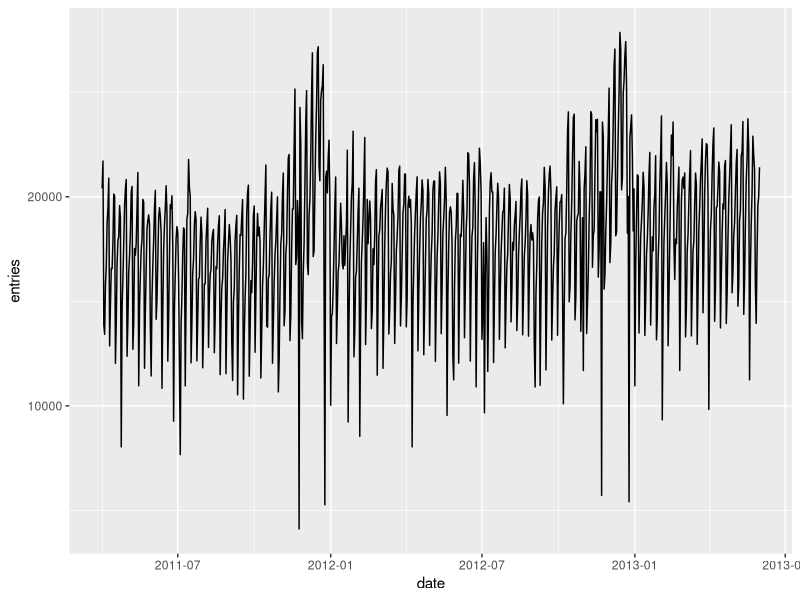
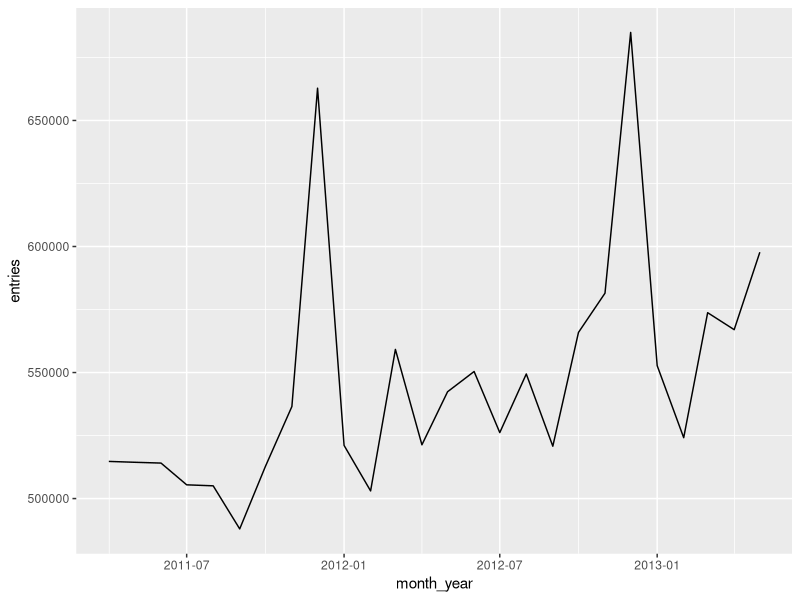
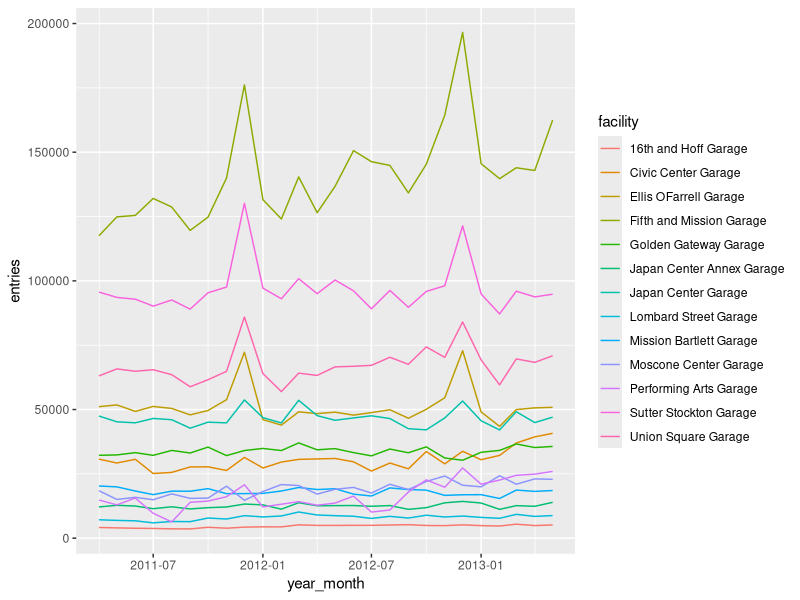

The R script that drew these images, in order:
## ---- chunk 1
library(tidyverse)  # library for dealing with tabular data
library(lubridate)  # library for handling dates
## ---- chunk 2
data = read_csv(here::here("sfpark", "data", "sfpark.csv"))
## ---- chunk 3
head(data)
## ---- chunk 4
unique(data$facility)
## ---- chunk 5
mean(data$entries)
## ---- chunk 6
data |>
  group_by(facility) |>
  summarize(mean_entries=mean(entries)) |>
  ungroup()
## ---- chunk 7
total_entries = data |>
  group_by(date, facility) |>
  summarize(entries=sum(entries), exits=sum(exits)) |>
  ungroup()
## ---- chunk 8
head(total_entries)
## ---- chunk 9
civic_center_data = data |> filter(district == "Civic Center")
## ---- chunk 10
total_entries
## ---- chunk 11
total_entries = total_entries |> mutate(date=mdy(date))
## ---- chunk 12
total_entries
## ---- chunk 13
total_entries$year = year(total_entries$date)
## ---- chunk 14
# make sure it worked (note: any text after a # sign within R code is ignored by R; this is called a comment)
unique(total_entries$year)
## ---- chunk 15
total_entries |>
  group_by(facility, year) |>
  summarize(entries=mean(entries)) |>
  ungroup()
## ---- chunk 16
total_entries |>
  group_by(facility, year) |>
  summarize(entries=mean(entries)) |>
  ungroup() |>
  pivot_wider(names_from=year, values_from=entries)
## ---- chunk 17
total_entries$day_of_week = wday(total_entries$date, label=T)
## ---- chunk 18
unique(total_entries$day_of_week)
## ---- chunk 19
total_entries$weekend = recode(total_entries$day_of_week, "Mon"="weekday", "Tue"="weekday", "Wed"="weekday", "Thu"="weekday",
                               "Fri"="weekday", "Sat"="weekend", "Sun"="weekend")
## ---- chunk 20
stopifnot(!any(is.na(total_entries$weekend)))
## ---- chunk 21
total_entries |>
  group_by(facility, weekend) |>
  summarize(entries=mean(entries)) |>
  ungroup() |>
  pivot_wider(names_from=weekend, values_from=entries)
## ---- chunk 22
citywide_entries = total_entries |>
  group_by(date) |>
  summarize(entries=sum(entries)) |>
  ungroup()
## ---- chunk 23
ggplot(citywide_entries, aes(x=date, y=entries)) +
  # and add a line plot to it
  geom_line()
## ---- chunk 24
citywide_entries$month_year = floor_date(citywide_entries$date, unit="month")
monthly_entries = citywide_entries |>
  group_by(month_year) |>
  summarize(entries=sum(entries)) |>
  ungroup()

ggplot(monthly_entries, aes(x=month_year, y=entries)) +
  geom_line()
## ---- chunk 25
total_entries$year_month = floor_date(total_entries$date, unit="month")
garage_month_entries = total_entries |>
  group_by(facility, year_month) |>
  summarize(entries=sum(entries)) |>
  ungroup()
## ---- chunk 26
head(garage_month_entries)
## ---- chunk 27
ggplot(garage_month_entries, aes(x=year_month, y=entries, group=facility, color=facility)) +
  geom_line()
